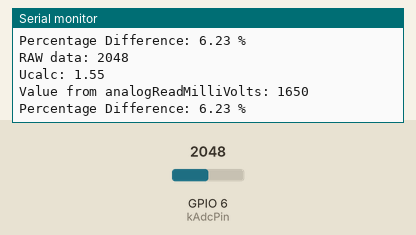
Simulated run of this program. Board: ESP32-S3. Shown: the last lines printed to the serial monitor. The test bench sets the inputs (shaded band); at power-on: GPIO 6 (kAdcPin) = 2048.

Above: at 1.2 s.
1.3 s: GPIO 6 (kAdcPin) set to 2866
At 1.35 s:
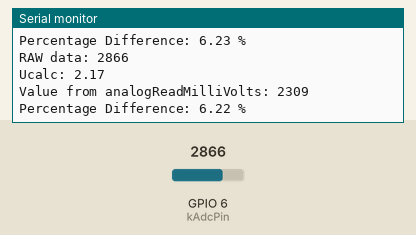
2.8 s: GPIO 6 (kAdcPin) set to 3603
At 5.06 s:
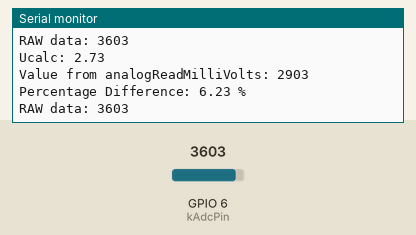
Timing chart, 0 to 6.6 s (numbered marks = the images above; inputs shaded):
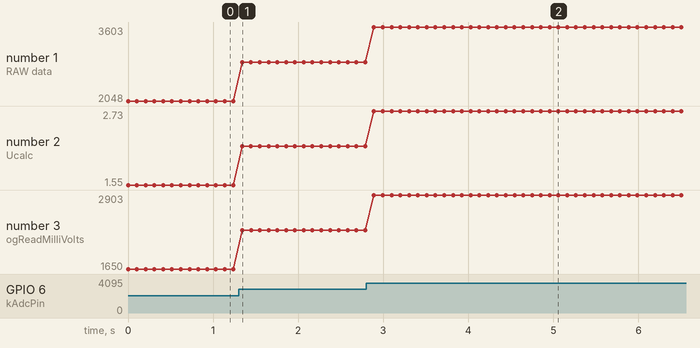

The program:

main.cpp
```cpp
#include <Arduino.h>

constexpr uint8_t  kAdcPin = 6;
constexpr float_t  kUref   = 3.1f;
constexpr uint16_t kAdcMax = 4095;
constexpr uint8_t  kDelay  = 100;

float_t percentageDifference(float_t value1, float_t value2) {
    float_t numerator = abs(value1 - value2);
    float_t average   = (value1 + value2) / 2.0f;
    if (average == 0) return 0;

    return (numerator / average) * 100.0f;
}

void setup() {
    pinMode(kAdcPin, INPUT);
    Serial.begin(115200);
}

void loop() {
    uint16_t rawData         = analogRead(kAdcPin);
    float_t  uCalc           = rawData * (kUref / kAdcMax);
    uint32_t analogReadValue = analogReadMilliVolts(kAdcPin);

    Serial.print("RAW data: ");
    Serial.println(rawData);

    Serial.print("Ucalc: ");
    Serial.println(uCalc);

    Serial.print("Value from analogReadMilliVolts: ");
    Serial.println(analogReadValue);

    Serial.print("Percentage Difference: ");
    Serial.print(percentageDifference(uCalc, analogReadValue / 1000.0f));
    Serial.println(" %");

    delay(kDelay);
}
```

Measured:
- after the input at 1.3 s, the serial monitor: prints a new line at once (image 1)
- after the input at 2.8 s, the serial monitor: prints a new line after 0.09 s (image 2)
- plotted number 1: 2048 → 2866 after the input at 1.3 s, 2866 → 3603 after the input at 2.8 s
- plotted number 2: 1.55 → 2.17 after the input at 1.3 s, 2.17 → 2.73 after the input at 2.8 s
- plotted number 3: 1650 → 2309 after the input at 1.3 s, 2309 → 2903 after the input at 2.8 s
